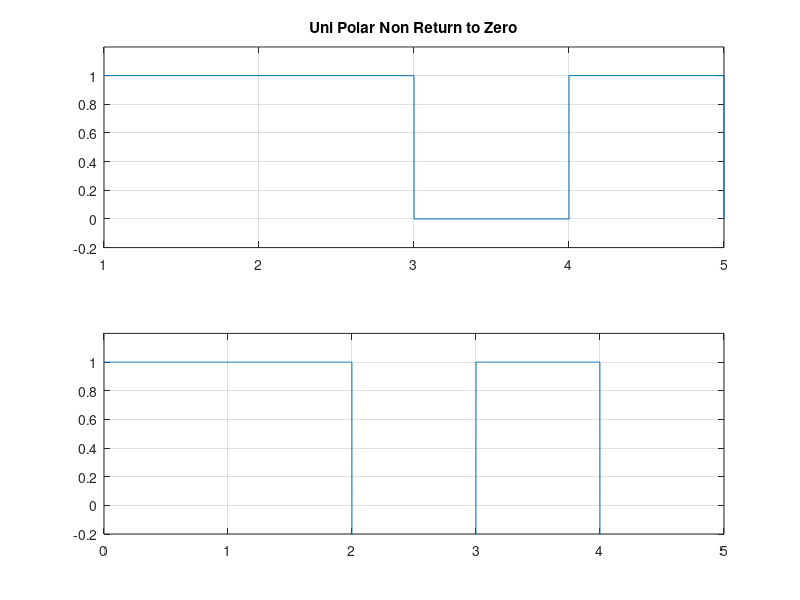

MATLAB code to generate this figure:
clear all;close all;clc;

N=input('Enter the length of bit stream = ');
%N = 20;
bits=round(rand(1,N));
bits
subplot(2,1,1);
stairs(1:N,bits);
ylim([-0.2 1.2]);
title('Uni Polar Non Return to Zero');
grid on;

bitrate=1;
n=1000;
T = N/bitrate;
dt=T/(N*n);

t=0:dt:T-dt;
x=zeros(1,length(t));

for i=1:N
    if bits(i)==1
        x((i-1) * n+1 : i*n) =1;
    else
         x((i-1) * n+1 : i*n) = -1;
    end
    
end
subplot(2,1,2);
plot(t,x);
ylim([-0.2 1.2]);
grid on;


bitsout=zeros(1,N);

L=length(x);
for i=1:N
    if bits(i)==1
        bitsout(i) =1;
    else
         bitsout(i) =0;
    end
    
end

